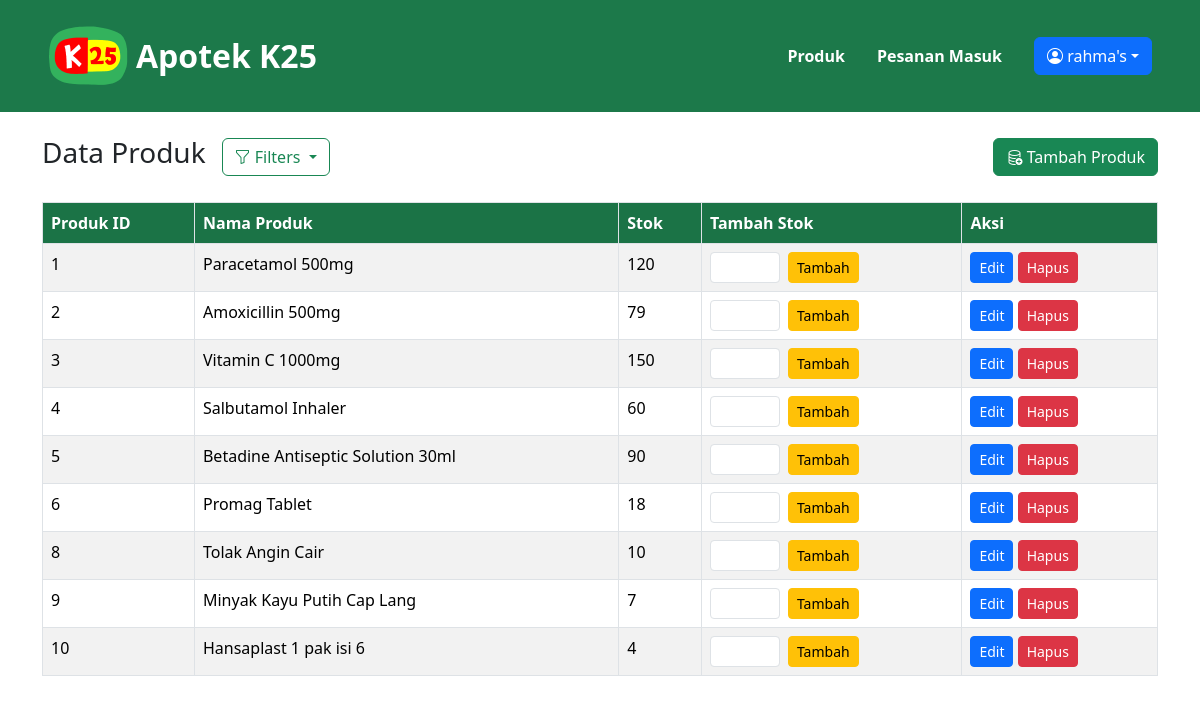
Page /admin/produk.php (signed in) on the committed database.
### tables this page shows
CREATE TABLE `obat` (
  `id_obat` int(11) NOT NULL,
  `gambar` varchar(255) DEFAULT NULL,
  `nama_obat` varchar(100) NOT NULL,
  `deskripsi` text DEFAULT NULL,
  `stok` int(11) DEFAULT 0,
  `harga` int(11) NOT NULL
);

### admin/produk.php (the view, shortened to what this page needs)
<?php
include "../connection.php";
?>
<!doctype html>
<html lang="en">
<head>
    <link rel="stylesheet" href="https://cdn.jsdelivr.net/npm/bootstrap-icons@1.13.1/font/bootstrap-icons.min.css">
    <link href="https://cdn.jsdelivr.net/npm/bootstrap@5.3.8/dist/css/bootstrap.min.css" rel="stylesheet">
</head>
<body style="background-color: #ffffff;">
    <?php include('adminHeader.php'); ?>
    <div class="container m-4 mx-auto">
        <div class="d-flex flex-wrap justify-content-between align-items-center">
            <div class="d-flex flex-wrap align-items-center gap-3">
                <h3>Data Produk</h3>
                <div class="dropdown">
                    <button type="button" class="btn btn-outline-success dropdown-toggle" data-bs-toggle="dropdown">
                        <i class="bi bi-funnel"></i> Filters
                    </button>
                </div>
            </div>
            <a href="tambah_produk.php" class="btn btn-success">
                <i class="bi bi-database-add"></i> Tambah Produk
            </a>
        </div><br>
        <table class="table table-striped table-bordered th-color">
            <tr>
                <th>Produk ID</th>
                <th>Nama Produk</th>
                <th>Stok</th>
                <th>Tambah Stok</th>
                <th>Aksi</th>
            </tr>
            <tbody id="productList">
                <?php
                $sql = "SELECT * FROM obat";
                $query = mysqli_query($connect, $sql);
                while ($row = mysqli_fetch_assoc($query)) :
                ?>
                    <tr>
                        <td><?= $row['id_obat']; ?></td>
                        <td><?= $row['nama_obat']; ?></td>
                        <td><?= $row['stok']; ?></td>
                        <td>
                            <form action="produk.php" method="POST" class="d-flex align-items-center gap-2">
                                <input type="number" class="form-control form-control-sm" name="tambah_stok" min="1" style="width: 70px;">
                                <button class="btn btn-warning btn-sm">Tambah</button>
                            </form>
                        </td>
                        <td>
                            <a href="edit_produk.php?id=<?= $row['id_obat']; ?>" class="btn btn-primary btn-sm">Edit</a>
                            <a href="hapus_produk.php?id=<?= $row['id_obat']; ?>"
                               class="btn btn-danger btn-sm"
                               onclick="return confirm('Yakin hapus produk ini?');">
                                Hapus
                            </a>
                        </td>
                    </tr>
                <?php endwhile; ?>
            </tbody>
        </table>
    </div>
</body>
</html>

### admin/produk.php (style rules this page uses)
.th-color th { background-color: #1c794a; color: white; }

### rows in the picture
obat: id_obat "1", nama_obat "Paracetamol 500mg", stok "120"
obat: id_obat "2", nama_obat "Amoxicillin 500mg", stok "79"
obat: id_obat "3", nama_obat "Vitamin C 1000mg", stok "150"
obat: id_obat "4", nama_obat "Salbutamol Inhaler", stok "60"
obat: id_obat "5", nama_obat "Betadine Antiseptic Solution 30ml", stok "90"
obat: id_obat "6", nama_obat "Promag Tablet", stok "18"
obat: id_obat "8", nama_obat "Tolak Angin Cair", stok "10"
obat: id_obat "9", nama_obat "Minyak Kayu Putih Cap Lang", stok "7"
obat: id_obat "10", nama_obat "Hansaplast 1 pak isi 6", stok "4"

### other values in the picture
$username "rahma"
